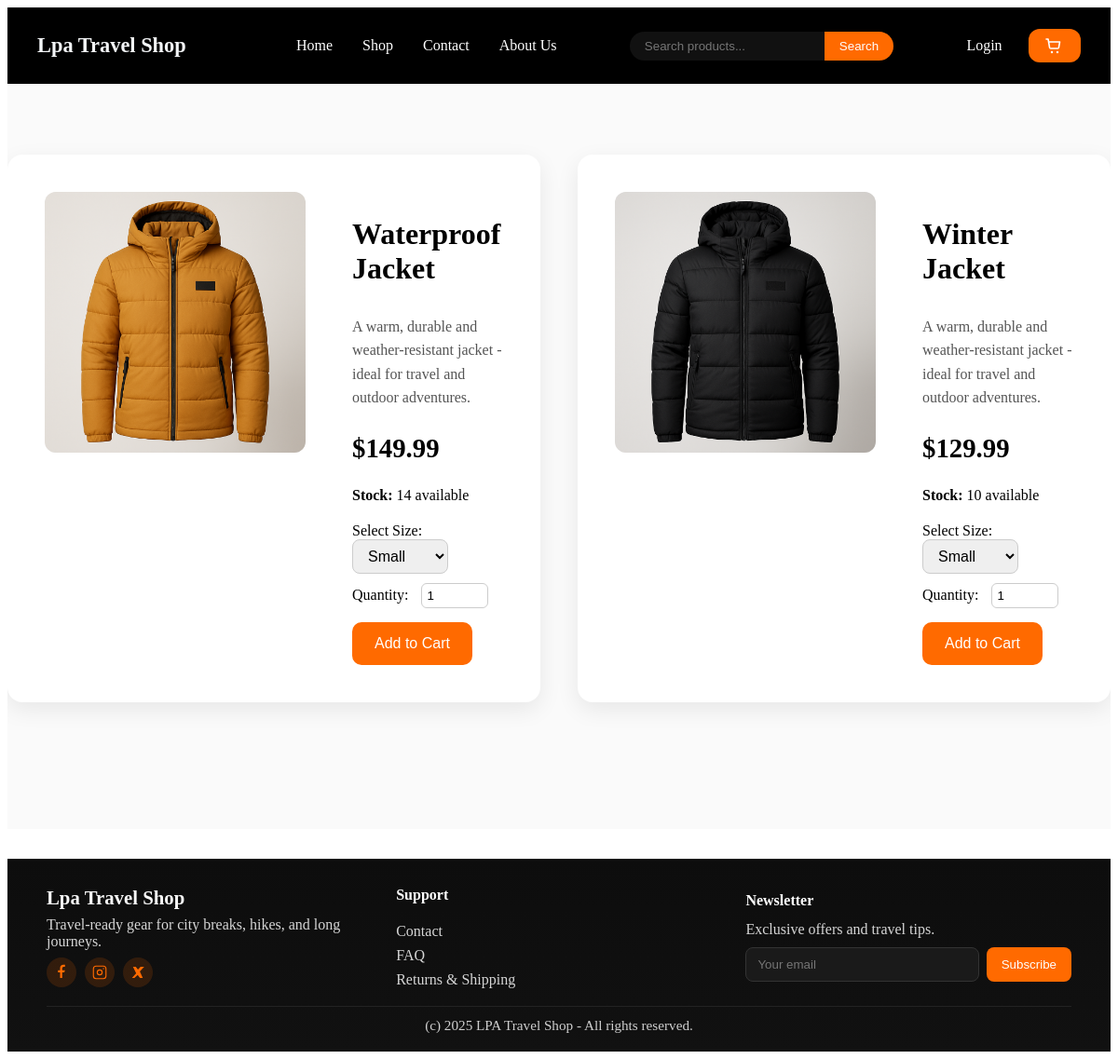
/products/jackets.php, run on the app's committed database.
### tables this page shows
CREATE TABLE `products` (
  `id` int(11) NOT NULL,
  `name` varchar(100) NOT NULL,
  `category` varchar(100) DEFAULT NULL,
  `description` text DEFAULT NULL,
  `price` decimal(10,2) NOT NULL,
  `stock` int(11) DEFAULT 0,
  `image` varchar(255) DEFAULT NULL
);

### products/jackets.php (the view, shortened to what this page needs)
<?php
require_once '../config.php';
$stmt = $conn->prepare("SELECT id, name, price, stock, image FROM products WHERE category = 'jacket'");
$stmt->execute();
$result = $stmt->get_result();
?>
<!DOCTYPE html>
<html lang="en">
<head>
  <link rel="stylesheet" href="../css/styles.css">
</head>
<body>
<?php include '../includes/header.php'; ?>
<main class="product-page">
  <?php while ($row = $result->fetch_assoc()): ?>
    <section class="product-showcase">
      <div class="product-image">
        <img src="../<?php echo htmlspecialchars($row['image']); ?>" alt="<?php echo htmlspecialchars($row['name']); ?>">
      </div>
      <div class="product-details">
        <h1><?php echo htmlspecialchars($row['name']); ?></h1>
        <p class="product-description">
          A warm, durable and weather-resistant jacket - ideal for travel and outdoor adventures.
        </p>
        <div class="product-price">
          <span class="current-price">$<?php echo number_format((float)$row['price'], 2); ?></span>
        </div>
        <div class="product-stock">
          <strong>Stock:</strong>
          <span id="stock-<?php echo (int)$row['id']; ?>"><?php echo (int)$row['stock']; ?></span> available
        </div>
        <div class="product-options">
          <label for="size-<?php echo (int)$row['id']; ?>">Select Size:</label>
          <select id="size-<?php echo (int)$row['id']; ?>">
            <option value="S">Small</option>
          </select>
        </div>
        <div class="product-quantity">
          <label>Quantity:</label>
          <input type="number" id="qty-<?php echo (int)$row['id']; ?>" value="1" min="1" max="<?php echo (int)$row['stock']; ?>">
        </div>
        <button class="add-to-cart" onclick="addToCart(<?php echo (int)$row['id']; ?>)">Add to Cart</button>
      </div>
    </section>
  <?php endwhile; ?>
</main>
<?php include '../includes/footer.php'; ?>
</body>
</html>

### css/styles.css (style rules this page uses)
.product-page { display: flex; justify-content: center; align-items: center; gap: 40px; flex-wrap: nowrap; padding: 0; background-color: #fafafa; min-height: 100vh; overflow: hidden; }
.product-showcase { display: flex; gap: 50px; align-items: flex-start; background: #fff; border-radius: 16px; padding: 40px; box-shadow: 0 8px 25px rgba(0,0,0,0.08); max-width: 1100px; width: 90%; margin-bottom: 60px; }
.product-image img { width: 280px; height: 280px; object-fit: contain; border-radius: 12px; background-color: #f3f3f3; }
.product-details { display: flex; flex-direction: column; justify-content: center; max-width: 500px; }
.product-details h1 { font-size: 2rem; font-weight: 700; margin-bottom: 15px; }
.product-description { font-size: 1rem; color: #555; margin-bottom: 25px; line-height: 1.6; }
.product-price { display: flex; align-items: baseline; gap: 10px; margin-bottom: 25px; }
.current-price { font-size: 1.8rem; font-weight: bold; }
.product-options { margin-bottom: 10px; }
.product-options select { padding: 8px 12px; border-radius: 8px; border: 1px solid #ccc; font-size: 1rem; }
.add-to-cart { background: #ff6a00; color: #fff; border: none; padding: 14px 24px; border-radius: 10px; font-size: 1rem; cursor: pointer; transition: 0.3s ease; width: fit-content; margin-top: 15px; }
.product-stock { font-size: 1rem; margin-bottom: 20px; }
.product-quantity input { width: 60px; padding: 5px; border-radius: 6px; border: 1px solid #ccc; margin-left: 10px; }
.product-image img { transition: transform 0.4s ease, box-shadow 0.3s ease; cursor: pointer; }

### data on the page
products: image (picture), name "Waterproof Jacket", price "149.99", stock "14", id "Small"
products: image (picture), name "Winter Jacket", price "129.99", stock "10", id "Small"
